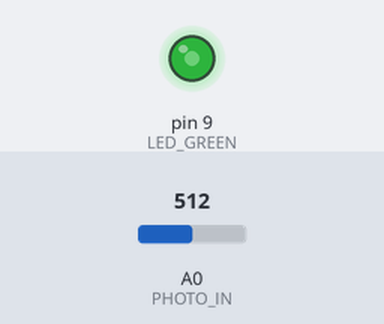
Bench run of a sketch on a simulated Arduino Uno, built with avr-gcc and run on an emulated ATmega328P. Shown: output pins drawn as LEDs (lit = HIGH). The inputs (shaded band) are chosen by the test bench; at power-on: A0 (PHOTO_IN) = 512.

Above: at 1.2 s.
1.3 s: A0 (PHOTO_IN) set to 306
At 1.7 s:
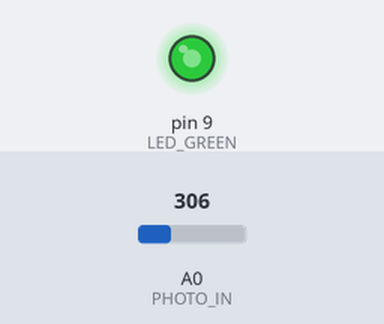
2.8 s: A0 (PHOTO_IN) set to 122
At 4.0 s:
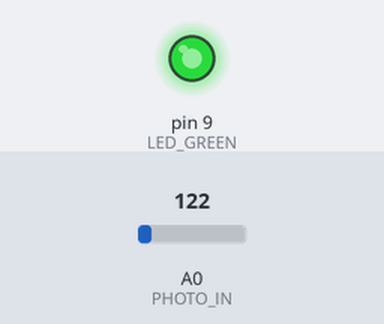
4.3 s: A0 (PHOTO_IN) set to 900
At 5.2 s:
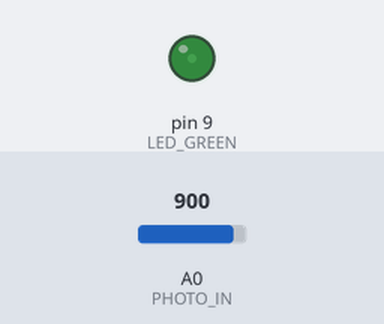
5.8 s: A0 (PHOTO_IN) set to 1023
At 6.3 s:
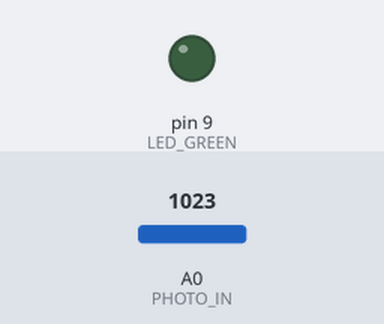
7.3 s: A0 (PHOTO_IN) set to 511
At 8.7 s:
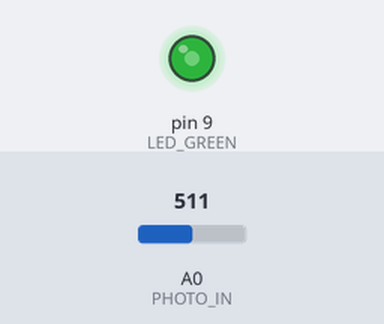
Timing chart, 0 to 9.8 s (numbered marks = the images above; inputs shaded):
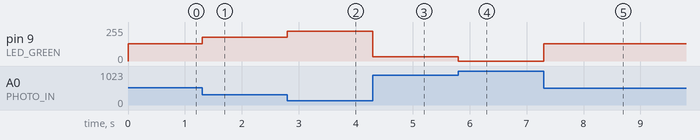

The sketch:

C2E3.ino
```cpp
#define PHOTO_IN A0
#define LED_GREEN 9

int value = 0;

void setup() {
  // put your setup code here, to run once:
  pinMode(LED_GREEN, OUTPUT);
}

void loop() {
  // put your main code here, to run repeatedly:
  value = 255 - map(analogRead(PHOTO_IN), 0, 1023, 0, 255);
  analogWrite(LED_GREEN, value); // 0 - 255; 0 == 0V; 255 == 5V;
}
```

Measured:
- after the input at 1.3 s, pin 9 (LED_GREEN): 128/255 → 179/255 at once
- after the input at 2.8 s, pin 9 (LED_GREEN): 179/255 → 225/255 at once
- after the input at 4.3 s, pin 9 (LED_GREEN): 225/255 → 31/255 at once
- after the input at 5.8 s, pin 9 (LED_GREEN): 31/255 → 0/255 at once
- after the input at 7.3 s, pin 9 (LED_GREEN): 0/255 → 128/255 at once
